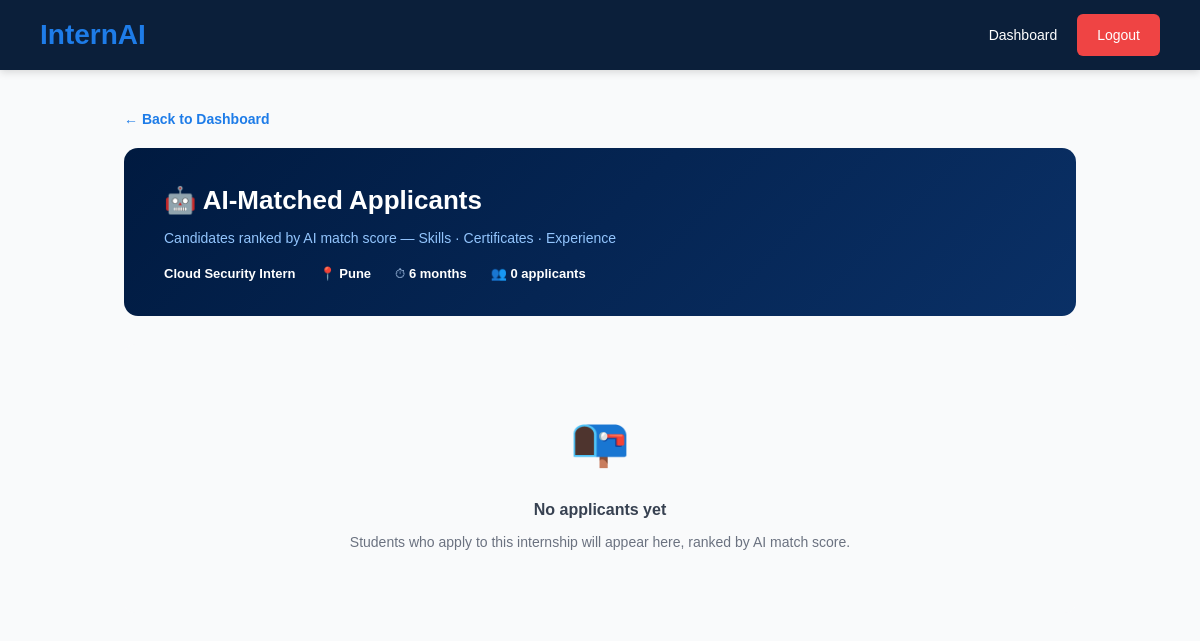
The app's page /org/internship/1168/matched-candidates (signed in) with its own data.
### app.py (models this page shows)
class Internship(db.Model):
    id = db.Column(db.Integer, primary_key=True)
    organization_id = db.Column(db.Integer)  # Use organization_id to match existing DB
    title = db.Column(db.String(200))
    skills_required = db.Column(db.Text)
    capacity = db.Column(db.Integer)
    location = db.Column(db.String(200), default='Remote')
    duration = db.Column(db.String(100), default='3 months')
    stipend = db.Column(db.String(100))
    status = db.Column(db.String(50), default='pending')  # pending until admin verifies
    created_at = db.Column(db.DateTime, default=datetime.utcnow)
    admin_notes = db.Column(db.Text)

### app.py (the view, shortened to what this page needs)
@app.route('/org/internship/<int:internship_id>/matched-candidates')
@login_required
@role_required('organization')
def org_matched_candidates(internship_id):
    internship = Internship.query.get_or_404(internship_id)
    org = Organization.query.filter_by(user_id=current_user.id).first()
    if internship.organization_id != (org.id if org else None):
        return redirect(url_for('org_dashboard'))
    applications = Application.query.filter_by(internship_id=internship_id).all()
    candidates = []
    candidates.sort(key=lambda c: c['match_score'], reverse=True)
    return render_template('matched_candidates.html', internship=internship, candidates=candidates)

### app.py (called while the page is built)
def role_required(role):
    def decorator(f):
        @wraps(f)
        def decorated_function(*args, **kwargs):
            if not current_user.is_authenticated:
                return redirect(url_for('login'))
            if current_user.role != role:
                return redirect(url_for('home'))
            return f(*args, **kwargs)
        return decorated_function
    return decorator

@login_manager.user_loader
def load_user(user_id):
    return User.query.get(int(user_id))

### templates/matched_candidates.html (shortened to what this page needs)
{% extends "base.html" %} {% block content %}
<div class="mc-wrap">
  <a
    href="/organization"
    style="
      color: #1e7ce8;
      text-decoration: none;
      font-weight: 600;
      font-size: 14px;
    "
    >← Back to Dashboard</a
  >
  <div class="mc-header" style="margin-top: 16px">
    <h1>🤖 AI-Matched Applicants</h1>
    <p>
      Candidates ranked by AI match score — Skills · Certificates · Experience
    </p>
    <div class="mc-meta">
      <div class="mc-meta-item"><strong>{{ internship.title }}</strong></div>
      {% if internship.location %}
      <div class="mc-meta-item">
        📍 <strong>{{ internship.location }}</strong>
      </div>
      {% endif %} {% if internship.duration %}
      <div class="mc-meta-item">
        ⏱ <strong>{{ internship.duration }}</strong>
      </div>
      {% endif %}
      <div class="mc-meta-item">
        👥
        <strong
          >{{ candidates | length }} applicant{{ 's' if candidates | length != 1
          else '' }}</strong
        >
      </div>
    </div>
  </div>
  {% if candidates %} {% for c in candidates %} {% set score = c.match_score %}
  {% set grad = 'linear-gradient(135deg,#16a34a,#15803d)' if score >= 75 else
  'linear-gradient(135deg,#1e7ce8,#7c3aed)' if score >= 50 else
  'linear-gradient(135deg,#f59e0b,#d97706)' %}
  <div class="cand-card {% if loop.index == 1 %}rank-1{% endif %}" data-student-id="{{ c.student.id }}">>
    <div class="cand-score-circle" style="background:{{ grad }}">
      <span class="sv">{{ score }}%</span>
      <span class="sl">match</span>
    </div>
    <div class="cand-body">
      {% if loop.index == 1 %}
      <span
        style="
          font-size: 11px;
          font-weight: 700;
          padding: 3px 10px;
          border-radius: 20px;
          background: #ede9fe;
          color: #6d28d9;
          display: inline-block;
          margin-bottom: 6px;
        "
      >
        🏆 Best Match
      </span>
      {% endif %}
      <span class="app-status st-{{ c.application.status }}">
        {{ c.application.status | title }}
      </span>
      <div class="cand-name">{{ c.student.name }}</div>
      <div class="cand-email">{{ c.student.email }}</div>
      <div class="cand-stats">
        <div class="cand-stat">
          🎓 <strong>{{ c.cert_count }}</strong> Certificate{{ 's' if
          c.cert_count != 1 else '' }}
        </div>
        <div class="cand-stat">
          💼 <strong>{{ c.exp_count }}</strong> Experience{{ 's' if c.exp_count
          != 1 else '' }}
        </div>
        {% if c.profile and c.profile.location %}
        <div class="cand-stat">
          📍 <strong>{{ c.profile.location }}</strong>
        </div>
        {% endif %}
        <div class="cand-stat">
          <span
            class="readiness-badge"
            style="background:{{ '#dcfce7' if c.readiness_color == 'success' else '#fef9c3' if c.readiness_color == 'warning' else '#fee2e2' }};color:{{ '#166534' if c.readiness_color == 'success' else '#854d0e' if c.readiness_color == 'warning' else '#991b1b' }};"
          >
            {{ c.readiness }}
          </span>
        </div>
      </div>
      {% if c.matched_skills.matched_skills %}
      <div
        style="
          font-size: 12px;
          font-weight: 600;
          color: #374151;
          margin-bottom: 4px;
        "
      >
        Matched Skills
      </div>
      <div class="skill-row">
        {% for sk in c.matched_skills.matched_skills[:6] %}
        <span class="sk sk-match">✓ {{ sk }}</span>
        {% endfor %}
      </div>
      {% endif %} {% if c.matched_skills.missing_skills %}
      <div
        style="
          font-size: 12px;
          font-weight: 600;
          color: #374151;
          margin: 6px 0 4px;
        "
      >
        Missing Skills
      </div>
      <div class="skill-row">
        {% for sk in c.matched_skills.missing_skills[:4] %}
        <span class="sk sk-miss">✗ {{ sk }}</span>
        {% endfor %}
      </div>
      {% endif %}
    </div>
    <div class="cand-actions">
      <a href="/org/candidate/{{ c.profile.id }}" class="btn-view"
        >View Profile</a
      >
      <button
        class="btn-view"
        onclick="unviewCandidate({{ c.profile.id }})"
        style="background: #f3f4f6; color: #374151;"
      >
        Underview
      </button>
      <div id="actions-{{ c.student.id }}">
        {% if c.application.status == 'shortlisted' %}
        <button class="btn-shortlist" disabled style="opacity: 0.6; cursor: not-allowed;">
          ✓ Shortlisted
        </button>
        <button
          class="btn-reject"
          onclick="confirmReject({{ internship.id }}, {{ c.student.id }}, 'rejected')"
        >
          Reject
        </button>
        {% elif c.application.status == 'rejected' %}
        <button
          class="btn-shortlist"
          onclick="updateStatus({{ internship.id }}, {{ c.student.id }}, 'shortlisted')"
        >
          Shortlist
        </button>
        <button class="btn-reject" disabled style="opacity: 0.6; cursor: not-allowed;">
          ✗ Rejected
        </button>
        {% else %}
        <button
          class="btn-shortlist"
          onclick="updateStatus({{ internship.id }}, {{ c.student.id }}, 'shortlisted')"
        >
          Shortlist
        </button>
        <button
          class="btn-reject"
          onclick="confirmReject({{ internship.id }}, {{ c.student.id }}, 'rejected')"
        >
          Reject
        </button>
        {% endif %}
      </div>
    </div>
  </div>
  {% endfor %} {% else %}
  <div
    style="
      text-align: center;
      padding: 60px;
      background: #f9fafb;
      border-radius: 12px;
    "
  >
    <div style="font-size: 48px; margin-bottom: 16px">📭</div>
    <p
      style="color: #374151; font-size: 16px; font-weight: 600; margin: 0 0 8px"
    >
      No applicants yet
    </p>
    <p style="color: #6b7280; font-size: 14px; margin: 0">
      Students who apply to this internship will appear here, ranked by AI match
      score.
    </p>
  </div>
  {% endif %}
</div>
{% endblock %}

### static/style.css (style rules this page uses)
* { margin: 0; padding: 0; box-sizing: border-box; font-family: Arial, sans-serif; }
body { background: #f8fafc; color: #0b1f3a; }

### static/org.css (style rules this page uses)
:root { --primary-dark: #001a40; --primary-blue: #1e7ce8; --success: #22c55e; --danger: #ef4444; --warning: #fbbf24; --text-white: #ffffff; --text-dark: #333333; --text-light: #666666; --bg-white: #ffffff; --bg-light: #f9fafb; --border-color: #e5e7eb; --shadow-sm: 0 2px 8px rgba(0, 0, 0, 0.08); --shadow-md: 0 4px 16px rgba(0, 0, 0, 0.12); }
* { margin: 0; padding: 0; box-sizing: border-box; }
body { font-family: 'Segoe UI', Tahoma, Geneva, Verdana, sans-serif; background-color: var(--bg-light); color: var(--text-dark); line-height: 1.6; }

### templates/matched_candidates.html (style rules this page uses)
.mc-wrap { max-width: 1000px; margin: 36px auto; padding: 0 24px; }
.mc-header { background: linear-gradient(135deg, #001a40, #0a3066); border-radius: 14px; padding: 32px 40px; color: #fff; margin-bottom: 28px; }
.mc-header h1 { font-size: 26px; font-weight: 800; margin: 0 0 6px; }
.mc-header p { color: #93c5fd; font-size: 14px; margin: 0; }
.mc-meta { display: flex; gap: 24px; margin-top: 14px; flex-wrap: wrap; }
.mc-meta-item { font-size: 13px; color: #bfdbfe; }
.mc-meta-item strong { color: #fff; }

### records on screen
Internship: title "Cloud Security Intern", location "Pune", duration "6 months"

### other values on screen
{{ candidates | length }} "0"
{{ 's' if candidates | length != 1
          else '' }} "s"
